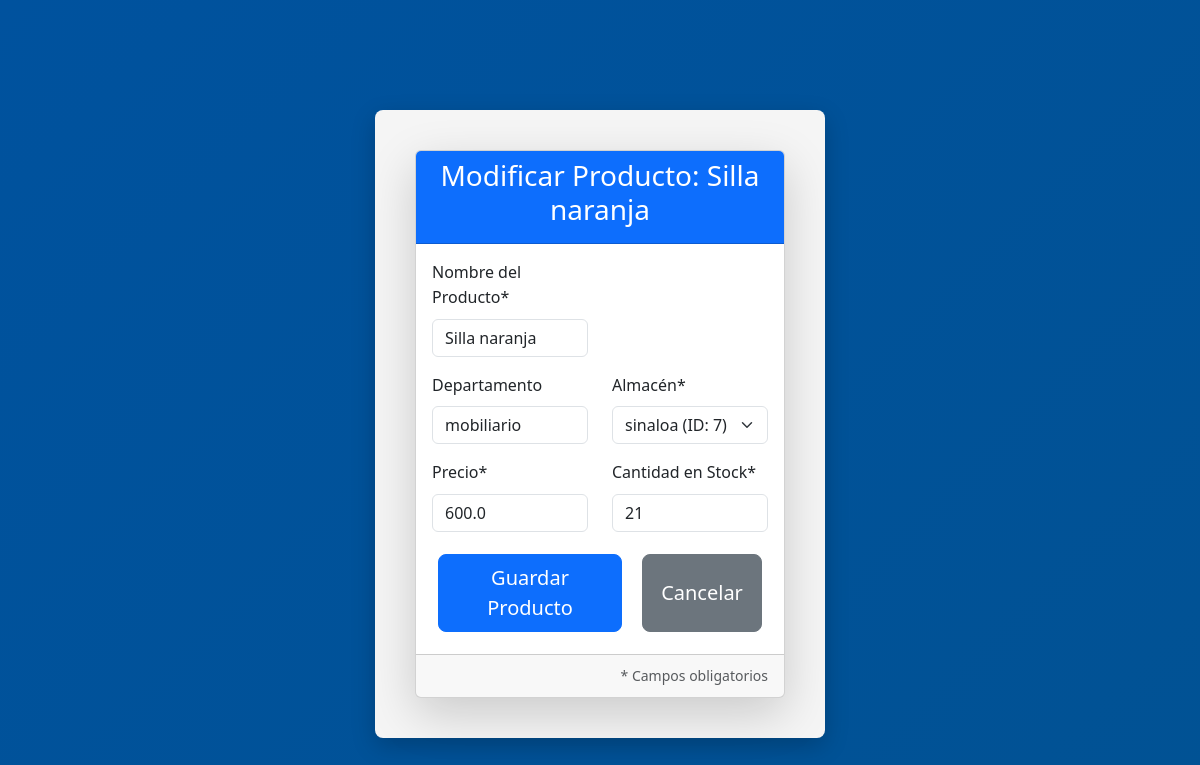
Page /productos/modificar/4 (signed in) on the committed database.
### tables this page shows
CREATE TABLE "productos" (
	"id"	INTEGER NOT NULL,
	"nombre"	TEXT NOT NULL,
	"precio"	REAL NOT NULL,
	"cantidad"	INTEGER NOT NULL,
	"departamento"	TEXT NOT NULL, almacen INTEGER,
	PRIMARY KEY("id")
);

### app.py (the view, shortened to what this page needs)
@app.route('/productos/modificar/<int:id>', methods=['GET', 'POST'])
@login_requerido
@rol_requerido('PRODUCTOS')  # solo ADMIN o PRODUCTOS pueden modificar
def modificar_producto(id):
    conn = get_db_connection()
    producto = conn.execute('SELECT * FROM productos WHERE id = ?', (id,)).fetchone()
    almacenes_list = conn.execute('SELECT id, nombre FROM almacenes').fetchall()
    if producto is None:
        conn.close()
        flash('Producto no encontrado.', 'danger')
        return redirect(url_for('productos'))
    conn.close()
    return render_template('producto_form.html',
                           form_title=f'Modificar Producto: {producto["nombre"]}',
                           producto=producto,
                           almacenes=almacenes_list)

### app.py (called while the page is built)
def login_requerido(f):
    @wraps(f)
    def decorated_function(*args, **kwargs):
        if 'usuario' not in session:
            flash('Debe iniciar sesión para acceder a esta página', 'warning')
            return redirect(url_for('login'))
        return f(*args, **kwargs)
    return decorated_function

def rol_requerido(rol_permitido):
    def decorator(f):
        @wraps(f)
        def decorated_function(*args, **kwargs):
            if session.get('rol') != rol_permitido and session.get('rol') != 'ADMIN':
                flash('Acceso denegado. Solo el rol de ADMIN o el rol específico pueden realizar esta acción.',
                      'danger')
                return redirect(url_for('inicio'))
            return f(*args, **kwargs)
        return decorated_function
    return decorator

def get_db_connection():
    conn = sqlite3.connect('instance/InventarioBD.db')
    conn.row_factory = sqlite3.Row
    return conn

### templates/producto_form.html (shortened to what this page needs)
<!DOCTYPE html>
<html lang="es">
<head>
    <link href="https://cdn.jsdelivr.net/npm/bootstrap@5.3.3/dist/css/bootstrap.min.css" rel="stylesheet">
    <link rel="stylesheet" href="{{ url_for('static', filename='css/base.css') }}">
    <link rel="stylesheet" href="../static/css/pages/productos.css">
    <link rel="stylesheet" href="../static/css/components/headers.css">
    <link rel="stylesheet" href="../static/css/components/buttons.css">
</head>
<body>
<div class="container mt-5">
    <div class="card shadow-lg">
        <div class="card-header bg-primary text-white text-center">
            <h3>{{ form_title }}</h3>
        </div>
        <div class="card-body">
            <form method="POST" action="">
                <div class="row mb-3">
                    <div class="col-md-6">
                        <label for="nombre" class="form-label">Nombre del Producto*</label>
                        <input type="text" id="nombre" name="nombre" class="form-control"
                               value="{{ producto['nombre'] if producto else '' }}" required>
                    </div>
                </div>
                <div class="row mb-3">
                    <div class="col-md-6">
                        <label for="departamento" class="form-label">Departamento</label>
                        <input type="text" id="departamento" name="departamento" class="form-control"
                               value="{{ producto['departamento'] if producto else '' }}">
                    </div>
                    <div class="col-md-6">
                        <label for="almacen_id" class="form-label">Almacén*</label>
                        <select id="almacen_id" name="almacen_id" class="form-select" required>
                            {% for a in almacenes %}
                                <option value="{{ a['id'] }}"
                                    {{ 'selected' if producto and producto['almacen'] == a['id'] else '' }}>
                                    {{ a['nombre'] }} (ID: {{ a['id'] }})
                                </option>
                            {% endfor %}
                        </select>
                    </div>
                </div>
                <div class="row mb-3">
                    <div class="col-md-6">
                        <label for="precio" class="form-label">Precio*</label>
                        <input type="number" step="0.01" id="precio" name="precio" class="form-control"
                               value="{{ producto['precio'] if producto else '' }}" required>
                    </div>
                    <div class="col-md-6">
                        <label for="cantidad" class="form-label">Cantidad en Stock*</label>
                        <input type="number" id="cantidad" name="cantidad" class="form-control"
                               value="{{ producto['cantidad'] if producto else '' }}" required>
                    </div>
                </div>
                <div class="d-grid gap-2 d-md-flex justify-content-md-end">
                    <button type="submit" class="btn btn-primary btn-lg">Guardar Producto</button>
                    <button type="button" class="btn btn-secondary btn-lg" onclick="window.location.href='{{ url_for('productos') }}'">Cancelar</button>
                </div>
            </form>
        </div>
        <div class="card-footer text-muted text-end">
            <small>* Campos obligatorios</small>
        </div>
    </div>
</div>
</body>
</html>

### static/css/base.css (style rules this page uses)
:root { --azul-unison: #00529e; --azul-oscuro-unison: #015294; --dorado-unison: #f8bb00; --dorado-oscuro-unison: #d99e30; --blanco: #ffffff; --texto-principal: #333333; }
body { background: linear-gradient(135deg, #00529e 0%, #015294 100%); min-height: 100vh; line-height: 1.6; color: var(--azul-oscuro-unison); display: flex; align-items: center; justify-content: center; margin: 0; font-family: 'Segoe UI', Tahoma, Geneva, Verdana, sans-serif; padding: 0; }
.container { background-color: #f5f5f5; border-radius: 8px; padding: 40px; width: 100%; max-width: 450px; box-shadow: 0 8px 24px rgba(0, 0, 0, 0.2); }

### static/css/components/buttons.css (style rules this page uses)
button, .modify-button, .eliminar-button { padding: 12px 24px; font-size: 16px; min-width: 120px; margin: 6px; border-radius: 4px; cursor: pointer; background-color: var(--azul-oscuro-unison); color: var(--dorado-unison); text-decoration: none; transition: background-color 0.3s ease; font-family: 'Segoe UI', Tahoma, Geneva, Verdana, sans-serif; }

### rows in the picture
productos: nombre "Silla naranja", departamento "mobiliario", precio "600.0", cantidad "21"

### other values in the picture
form field almacen_id "sinaloa (ID: 7)"
